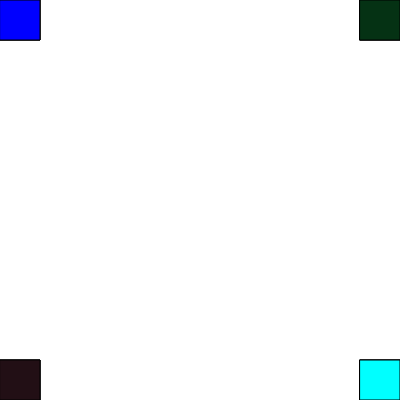
Frame 1 (no input)
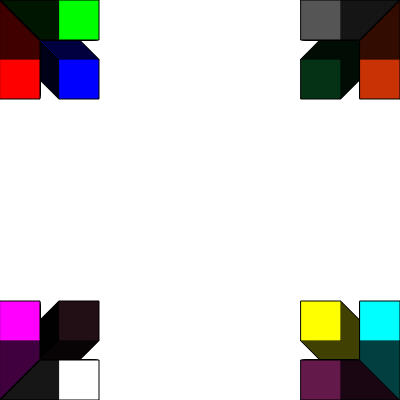
Frame 60 (no input)
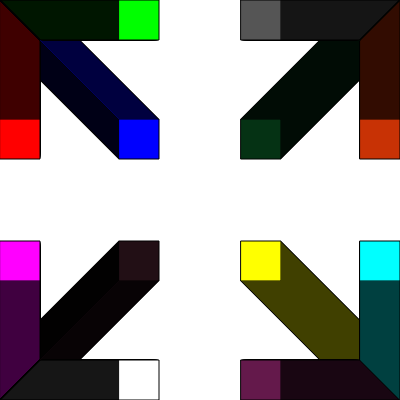
Frame 120 (the mouse pressed at the canvas centre since frame 60)

The p5.js sketch that drew these frames (run headless with seeded random() and noise() and a simulated clock; from frame 60 on, the mouse is pressed at the canvas centre):

// p5.js sketch
// ── sketch.js
var offset = 0;
var delta=1
function setup() {
  createCanvas(400, 400);
}

function draw() {
  //background(220,220,220,60);
  fill(0,255,0);
  rect(0 + offset, 0, 40, 40);
  fill(255,0,0,)
  rect(0, 0 + offset, 40, 40);
  fill(0,0,255)
  rect(0 + offset, 0 + offset, 40, 40);
  fill(255,255,0)
  rect(360 - offset, 360 - offset, 40, 40);
  fill(100,25,75)
  rect(360 - offset, 360, 40, 40);
  fill(0,255,255)
  rect(360, 360 - offset, 40, 40);
  fill(255,0,255)
  rect(0, 360 - offset, 40, 40);
  fill(255,255,255)
  rect(0 + offset, 360, 40, 40);
  fill(34,15,21)
  rect(0 + offset, 360 - offset, 40, 40);
  fill(85,85,85)
  rect(360 - offset, 0, 40, 40);
  fill(200,50,5)
  rect(360, 0 + offset, 40, 40);
  fill(5,50,20)
  rect(360 - offset, 0 + offset, 40, 40);
  offset = offset + delta;
  if (offset > 360) {
    offset = 0;
    delta=delta+1
  }
  if (delta > 500) {
    delta = 0;
   delta=delta+1}
  
  
}
